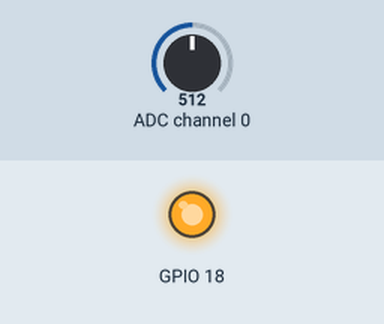
A program run on a simulated Raspberry Pi (BCM pin numbers). Parts: output pins drawn as LEDs (lit = HIGH). Inputs (shaded band) come from the test bench; at power-on: ADC channel 0 = 512 (analog values on the 0–1023 scale). What the program prints to the terminal is not drawn.

Above: at 1.2 s.
1.3 s: ADC channel 0 set to 792
2.8 s: ADC channel 0 set to 807
At 3.3 s:
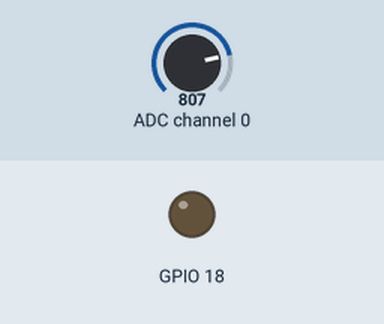
4.3 s: ADC channel 0 set to 790
At 5.5 s:
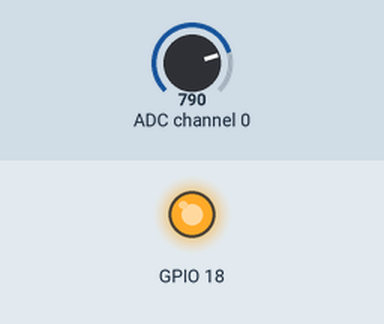
5.8 s: ADC channel 0 set to 810
At 6.8 s:
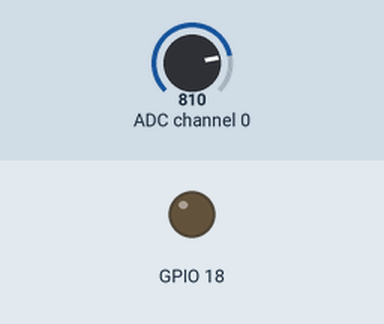
Timing chart, 0 to 8.3 s (numbered marks = the images above; inputs shaded):
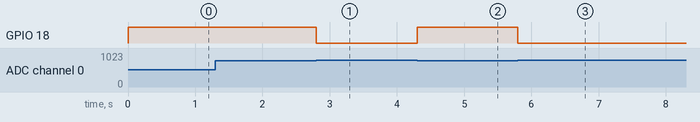

Measured:
- the behaviour switches between 799 and 800 on ADC channel 0 (found by bisection; images 0 and 1)
- after the input at 2.8 s, GPIO 18: HIGH → LOW at once
- after the input at 4.3 s, GPIO 18: LOW → HIGH at once
- after the input at 5.8 s, GPIO 18: HIGH → LOW at once

The program:

ex06_analogRead.py
```python
import spidevRead as sr
import RPi.GPIO as gp

gp.setmode(gp.BCM)
gp.setup(18, gp.OUT)
while True:
    readData = sr.analog_read(0)
    print('readData : {}'.format(readData))

    if readData < 800:
        gp.output(18, gp.HIGH)
    else:
        gp.output(18, gp.LOW)
    
```

spidevRead.py
```python
import spidev

spi = spidev.SpiDev()
spi.open(0,0)
spi.max_speed_hz = 1000000

def analog_read(portChanner):
    adc = spi.xfer2([1, (8+portChanner)<<4, 0])
    data = ((adc[1]&3)<<8)+adc[2]
    return data
```
